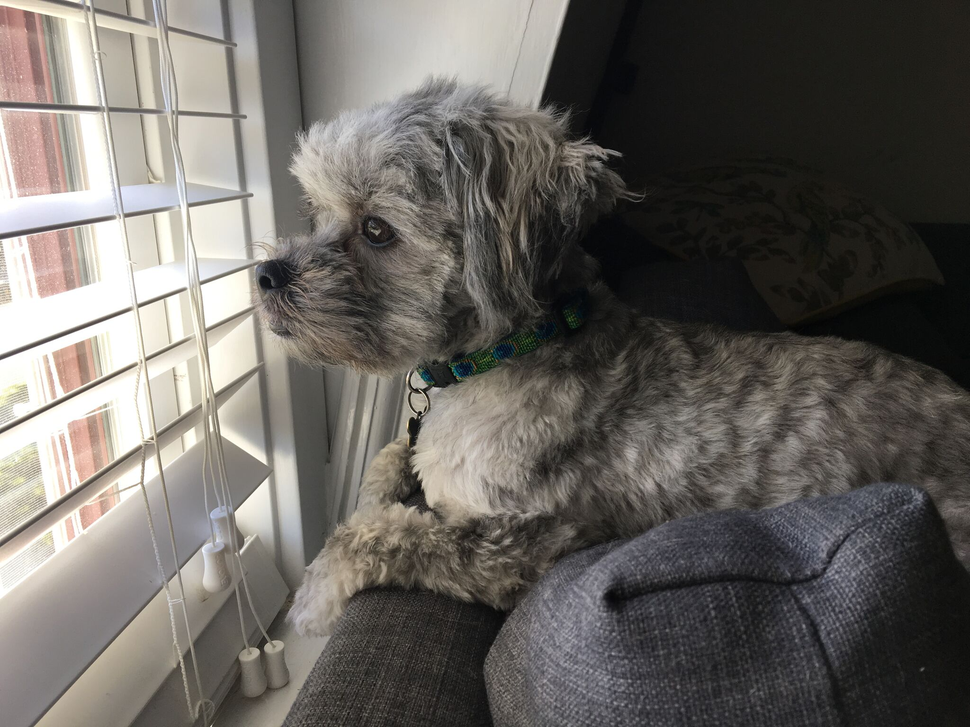
#> input picture Unknown.png, 970 x 727 px, shrunk from 2048 x 1536 before the run
$ python filter.py Unknown.png Unknown.png
#> lines starting #> are read from the running program, lines starting #| are printed output that depends on the picture
# nov 16, 2018
# Eric Li
# image filter

from PIL import Image
import colorsys
import sys

def filter(name):
#> called with name = 'Unknown.png'
	im = Image.open(name)
#> im is the input picture: PIL image 970x727 RGB; mean R, G, B 104.5, 100.8, 96.2
	x, y = im.size
#> x = 970; y = 727
	image = Image.new("RGB",(x,y))
#> image: PIL image 970x727 RGB; every value is 0
	rgb_im = im.convert('RGB')
	coordinate = [[(0,0,0)for i in range(y)]for j in range(x)]

	for i in range(x):
		for j in range(y):
			(R, G, B) = rgb_im.getpixel((i, j))
			try:
				(H, L, S) = colorsys.rgb_to_hls(R, G, B)

			except ZeroDivisionError:
				(H, L, S) = (0, 255, 0)
			coordinate[i][j] = (H, L, S)
#> after the loop, coordinate = 970 items

	for i in range(x):
		for j in range(y):
			(H, L, S) = coordinate[i][j]
			if name == "Unknown.png":
				if 0 < L < 250 and (abs(S) < 0.25 or abs(H) < 0.09 or abs(H) > 1.2):
					coordinate[i][j] = (H, L-15, 0)
				else:
					coordinate[i][j] = (H-0.6, L, S)
			else:
				if L > 165 or L < 20:
					coordinate[i][j] = (H, L, S)
				else:
					coordinate[i][j] = (H+0.6, L-40, S+0.1)


	for i in range(x):
		for j in range(y):
			(H, L, S) = coordinate[i][j]
			(R, G, B) = colorsys.hls_to_rgb(H, L, S)
			coordinate[i][j] = (int(R), int(G), int(B))

	for i in range(x):
		for j in range(y):
			image.putpixel((i,j), coordinate[i][j])
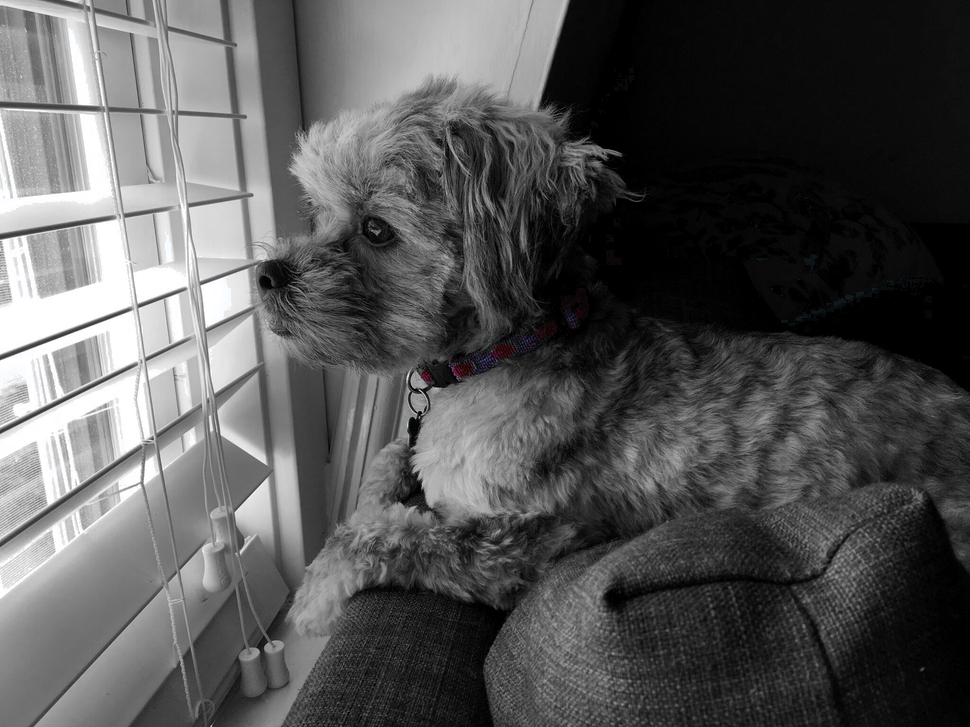
#> image: PIL image 970x727 RGB; mean R, G, B 85.9, 85.9, 86


	image.show()
	if name == "Unknown.png":
		image.save("filtered_image1.png", "PNG")
	else:
		image.save("filtered_image2.png", "PNG")


filter(sys.argv[1])
filter(sys.argv[2])
